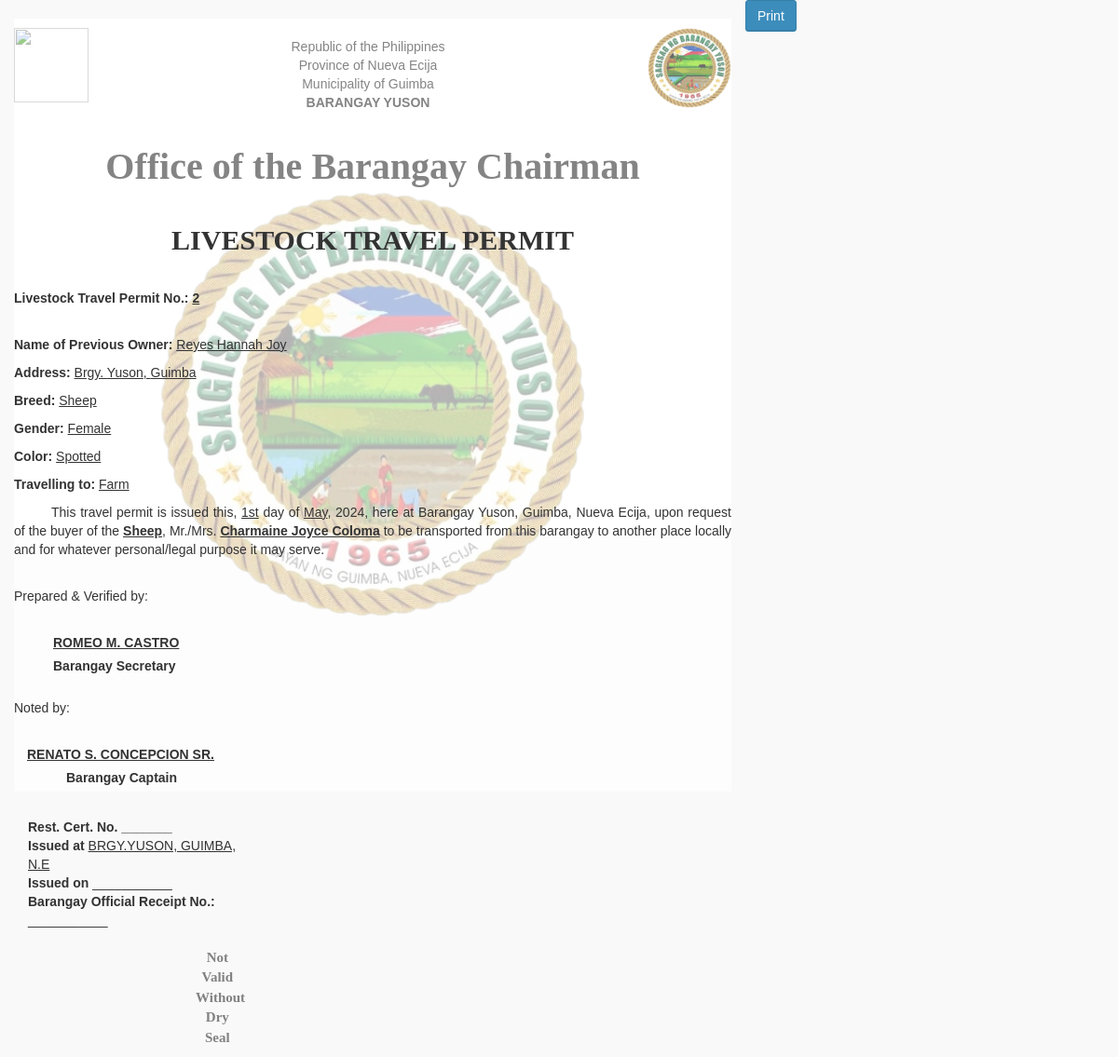
/travelpermit_form.php?id_resident=44, run on the app's committed database.
### tables this page shows
CREATE TABLE `tbl_travelpermit` (
  `id_travel` int(11) NOT NULL,
  `id_resident` int(11) NOT NULL,
  `prev_owner` varchar(255) NOT NULL,
  `breed` varchar(255) NOT NULL,
  `gender` varchar(50) NOT NULL,
  `color` varchar(50) NOT NULL,
  `destination` varchar(255) NOT NULL,
  `date` date NOT NULL,
  `brgy` varchar(50) NOT NULL,
  `municipal` varchar(50) NOT NULL,
  `buyers_name` varchar(255) NOT NULL,
  `purpose` varchar(255) NOT NULL
);

### classes/main.class.php (called while the page is built, shortened)
<?php
class BMISClass {
    protected $server = "mysql:host=localhost;dbname=bmis";
    protected $user = "root";
    protected $pass = "";
    protected $options = array(PDO::ATTR_ERRMODE => PDO::ERRMODE_EXCEPTION, PDO::ATTR_DEFAULT_FETCH_MODE => PDO::FETCH_ASSOC);
    public function openConn() {
        try {
            $this->con = new PDO($this->server, $this->user, $this->pass, $this->options);
            return $this->con;
        }
        catch(PDOException $e) {
            echo "Datbase Connection Error! ", $e->getMessage();
        }
    }
    public function get_single_travelpermit($id_resident){
        $id_resident = $_GET['id_resident'];
        $connection = $this->openConn();
        $stmt = $connection->prepare("SELECT * FROM tbl_travelpermit where id_resident = ?");
        $stmt->execute([$id_resident]);
        $resident = $stmt->fetch();
        $total = $stmt->rowCount();
        if($total > 0 )  {
            return $resident;
        }
        else{
            return false;
        }
    }
}
?>

### travelpermit_form.php (the view, shortened to what this page needs)
<?php
require('classes/resident.class.php');
$id_resident = $_GET['id_resident'];
$resident = $residentbmis->get_single_travelpermit($id_resident);
  ?>
<!DOCTYPE html>
<html id="clearance">
 <head>
    <link href="bootstrap/css/bootstrap.min.css" rel="stylesheet" type="text/css" />
    <link href="bootstrap/css/font-awesome.min.css" rel="stylesheet" type="text/css" />
    <link href="bootstrap/css/ionicons.min.css" rel="stylesheet" type="text/css" />
    <link href="bootstrap/css/morris-0.4.3.min.css" rel="stylesheet" type="text/css" />
    <link href="bootstrap/css/AdminLTE.css" rel="stylesheet" type="text/css" />
    <link href="bootstrap/css/dataTables.bootstrap.css" rel="stylesheet" type="text/css" />
    <link href="bootstrap/css/select2.css" rel="stylesheet" type="text/css" />
</head>
 <body class="skin-black">
       <div class="col-xs-12 col-sm-6 col-md-8">
            <div style="background: white;">
                <div style="width: 100%; height:100%; max-height: 550px;">
                    <div style="margin-top:20px; opacity: 0.6; display: flex; justify-content: space-between;">
                        <image src="icons/logong.jpg" style="width:80px;height:80px; margin-top: 10px;"/>
                        <center><p style="margin-top: 20px;">Republic of the Philippines<br>
                        Province of Nueva Ecija<br>
                        Municipality of Guimba<br>
                        <b>BARANGAY YUSON<br><br></b></p></center>
                        <image src="icons/yuson1.png" style="width:90px;height:115px;"/>
                    </div>
                    <div style="background-image: url('icons/yuson1.png'); background-size: cover;
                background-repeat: no-repeat; background-position: center; background-size: 60%; background-color: rgba(255, 255, 255, 0.7); background-blend-mode: overlay; background-position: center top;">
                        <p class="text-center" style="font-size: 40px; opacity: 0.6; font-weight: bold; font-family: 'Edwardian Script ITC', cursive;">Office of the Barangay Chairman<br></p><br>
                        <p class="text-center" style="font-size: 30px; font-weight: bold; font-family: 'Copperplate Gothic Bold';">LIVESTOCK TRAVEL PERMIT<br></p><br>
                        <p style="text-align: justify;"><b>Livestock Travel Permit No.:</b> <u><b><?= $resident['id_travel'];?></b></u><br><br>
                        <p style="text-align: justify;"><b>Name of Previous Owner:</b> <u><?= $resident['prev_owner'];?></u></p>
                        <p style="text-align: justify;"><b>Address:</b> <u>Brgy. <?= $resident['brgy'];?>, <?= $resident['municipal'];?></u></p>
                        <p style="text-align: justify;"><b>Breed:</b> <u><?= $resident['breed'];?></u></p>
                        <p style="text-align: justify;"><b>Gender:</b> <u><?= $resident['gender'];?></u></p>
                        <p style="text-align: justify;"><b>Color:</b> <u><?= $resident['color'];?></u></p>
                        <p style="text-align: justify;"><b>Travelling to:</b> <u><?= $resident['destination'];?></u></p>
                        <p style="text-indent:40px;text-align: justify;">This travel permit is issued this, <ins><?= date('jS');?></ins> day of <ins><?= date('F');?></ins>, 2024, here at Barangay Yuson, Guimba, Nueva Ecija, upon request of the buyer of the <u><b><?= $resident['breed'];?></b></u>, Mr./Mrs. <u><b><?= $resident['buyers_name'];?></b></u> to be transported from this barangay to another place locally and for whatever personal/legal purpose it may serve.</p><br>
                        <p style="text-align: justify;">Prepared & Verified by:</p><br>
                        <div style="display: flex;">
                            <div style="flex: 1;">
                                <label style="font-size:14px;margin-left:3em;"><u><b>ROMEO M. CASTRO</b></u></label><br>
                                <label style="font-size:14px;margin-left:3em;">Barangay Secretary</label><br><br>
                                <p style="text-align: justify;">Noted by:</p><br>
                                <label style="font-size:14px;margin-left:1em;"><u><b>RENATO S. CONCEPCION SR.</b></u></label><br>
                                <label style="font-size:14px; margin-left:4em;">Barangay Captain</label>
                            </div>
                        </div>
                </div>
                <div class="col-xs-8 col-md-4" style="margin-top: 2em;">
                    <b style="text-align: center;">Rest. Cert. No. _______</b><br>
                    <b><span style=" text-align: center;">Issued at </b><u>BRGY.YUSON, GUIMBA, N.E</u></span><br>
                    <b><span style=" text-align: center;">Issued on </b>___________</span></br>
                    <b><span style=" text-align: center;">Barangay Official Receipt No.: </b> ___________</span><br><br>
                    <center><p style="font-size: 15px; opacity: 0.6; margin-left: 18rem; font-weight: bold; font-family: 'Baskerville Old Face';">Not Valid Without Dry Seal<br></p></center>
                </div>
                </div>
            </div>
        </div>
    <button class="btn btn-primary noprint" id="printpagebutton" onclick="PrintElem('#clearance')">Print</button>
    </body>
</html>

### data on the page
tbl_travelpermit: id_travel "2", prev_owner "Reyes Hannah Joy", brgy "Yuson", municipal "Guimba", breed "Sheep", gender "Female", color "Spotted", destination "Farm", buyers_name "Charmaine Joyce Coloma"
